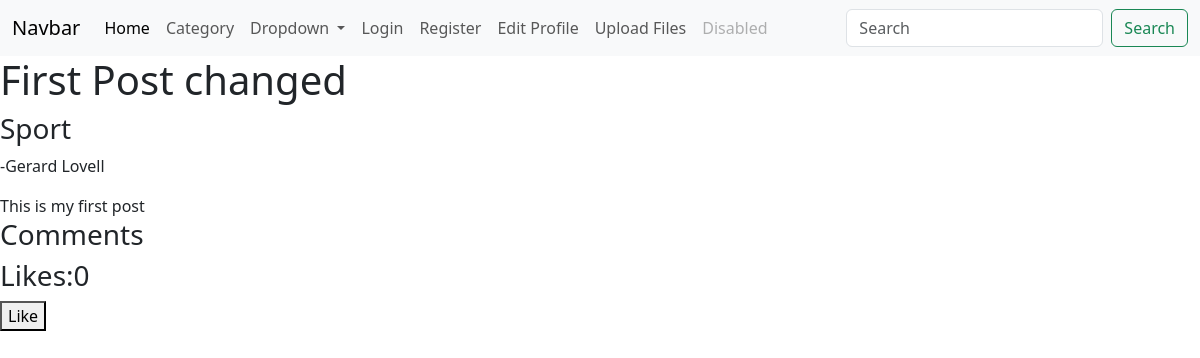
Before: /post/1 with the older database file.
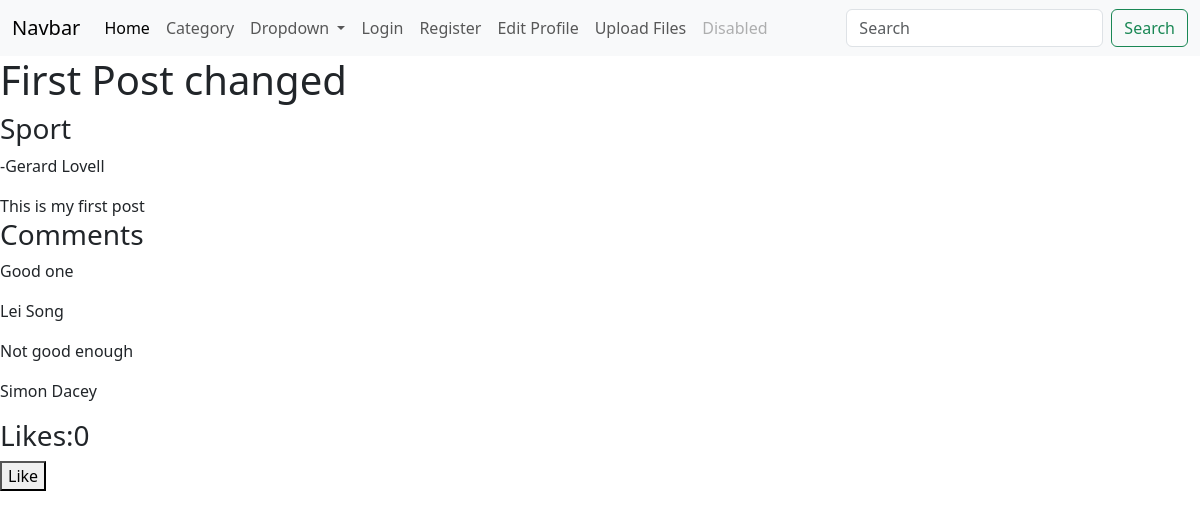
After: the same page with the newer database file.
### blog/models.py (models this page shows, shortened)
class Post(models.Model):
    author = models.ForeignKey(User, null=True, blank=True, on_delete=models.CASCADE)
    body = models.TextField()
    category = models.ForeignKey(Category, on_delete=models.SET_NULL, null=True)
    likes = models.ManyToManyField(User, blank=True, null=True, related_name="post_likes")
    post_image = models.ImageField(blank=True, null=True)
    title = models.CharField(max_length=255)

class Category(models.Model):
    name = models.CharField(max_length=255)

class Comment(models.Model):
    comment = models.TextField()
    post = models.ForeignKey(Post, on_delete=models.SET_NULL, null=True)
    user = models.ForeignKey(User, on_delete=models.SET_NULL, null=True)

### blog/views.py (the view)
# urls.py: path("post/<int:pk>", PostDetailView.as_view(),
class PostDetailView(DetailView):
    template_name = "detail_post_view.html"
    model = Post

### blog/templates/detail_post_view.html (shortened to what this page needs)
{% extends 'base.html' %}
{% block content %}
    <h1>{{ post.title }}</h1>
    <h3>{{ post.category.name }}</h3>
    <p>-{{ post.author.first_name }} {{ post.author.last_name }}</p>
    <div>{{ post.body }}</div>
    <h3>Comments</h3>
    <div>
        {% for comment in post.comment_set.all %}
            <p>{{ comment.comment }}</p>
            <p>{{ comment.user.first_name }} {{ comment.user.last_name }}</p>
        {% endfor %}
    </div>
    <h3>Likes:{{ post.likes.count }}</h3>
    <form action="{% url 'likes' %}" method="post">
        {% if user in post.likes.all %}
            <button>Unlike</button>
        {% else %}
            <button>Like</button>
        {% endif %}
    </form>
{% endblock %}

### blog/templates/base.html (shortened to what this page needs)
<!DOCTYPE html>
<html lang="en">
<head>
<link href="https://cdn.jsdelivr.net/npm/bootstrap@5.3.1/dist/css/bootstrap.min.css" rel="stylesheet">
</head>
<body>
<nav class="navbar navbar-expand-lg bg-body-tertiary">
  <div class="container-fluid">
    <a class="navbar-brand" href="#">Navbar</a>
    <div class="collapse navbar-collapse" id="navbarSupportedContent">
      <ul class="navbar-nav me-auto mb-2 mb-lg-0">
        <li class="nav-item">
          <a class="nav-link active" aria-current="page" href="{% url 'home' %}">Home</a>
        </li>
        <li class="nav-item">
          <a class="nav-link" href="{% url 'categories' %}">Category</a>
        </li>
        <li class="nav-item dropdown">
          <a class="nav-link dropdown-toggle" href="#" role="button" data-bs-toggle="dropdown" aria-expanded="false">
            Dropdown
          </a>
        </li>
          <li class="nav-item">
           {% if user.is_authenticated %}
              {{ user.first_name }} <a class="nav-link" aria-disabled="true" href="{% url 'logout' %}">Logout</a>
        {% else %}
          <a class="nav-link" aria-disabled="true" href="{% url 'login' %}">Login</a>
        {% endif %}
          </li>
      <li class="nav-item">
          <a class="nav-link" href="{% url 'register_form' %}">Register</a>
        </li>
      <li class="nav-item">
          <a class="nav-link" href="{% url 'update_profile_form' %}">Edit Profile</a>
        </li>
      <li class="nav-item">
          <a class="nav-link" href="{% url 'upload_files' %}">Upload Files</a>
        </li>
        <li class="nav-item">
          <a class="nav-link disabled" aria-disabled="true">Disabled</a>
        </li>
      </ul>
      <form class="d-flex" role="search">
        <input class="form-control me-2" type="search" placeholder="Search" aria-label="Search">
        <button class="btn btn-outline-success" type="submit">Search</button>
      </form>
    </div>
  </div>
</nav>
{% block content %}
{% endblock %}
</body>
</html>

Changed rows visible on the page:
added Comment: comment "Good one", user.first_name "Lei", user.last_name "Song"
added Comment: comment "Not good enough", user.first_name "Simon", user.last_name "Dacey"
